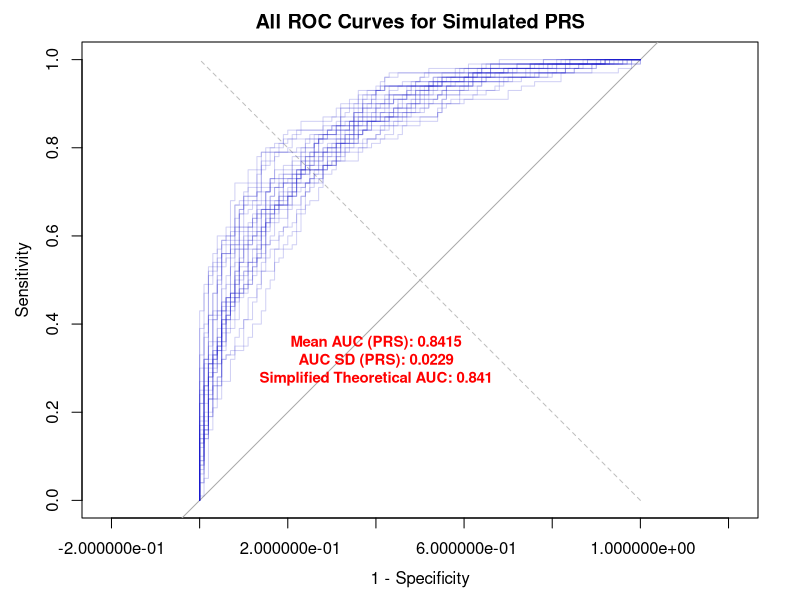

This chart was generated by the following R code:
library(stats)
library(pROC)

# 1. 参数设置与总体基因型生成
num_loci <- 100
min_maf <- 0.05
max_maf <- 0.5
n <- 100000
N_cases <- 100
N_controls <- 100
alpha_intercept <- -3
target_OR <- 1

set.seed(1)
p_pop_true <- runif(num_loci, min_maf, max_maf)

true_beta_j <- log(target_OR)
true_betas <- rep(true_beta_j, num_loci)

# 1.1 生成总人群基因型数据 (G)
genotypes <- matrix(NA, nrow = n, ncol = num_loci)
for (i in seq_len(num_loci)) {
  genotypes[, i] <- rbinom(n, 2, p_pop_true[i])
}
# 这里的 PRS 一般不需要标准化，但如果您想保持代码结构，可以继续使用
genotypes = apply(genotypes, 2, scale) 

# 2. 基于 Logistic 模型生成疾病状态 (Y)
LP_genetic <- genotypes %*% true_betas
LP_total <- alpha_intercept + LP_genetic
P_i_true <- exp(LP_total) / (1 + exp(LP_total))

set.seed(456)
Y <- rbinom(n, 1, P_i_true)

cat(sprintf("人群模拟流行率: %f (理论值 exp(alpha)/(1+exp(alpha)) 约为: %f)\n",
            mean(Y), exp(alpha_intercept) / (1 + exp(alpha_intercept))))
cat(sprintf("人群中Case数: %d\n", sum(Y)))

# 3. 病例-对照抽样
set.seed(123)
case_indices <- which(Y == 1)
control_indices <- which(Y == 0)

if (length(case_indices) < N_cases) {
  stop("病例数量不足！请增大总样本量 n 或减小 alpha_intercept。")
}
if (length(control_indices) < N_controls) {
  stop("对照数量不足！请增大总样本量 n 或减小 alpha_intercept。")
}

# 4. 模拟 GWAS 并构建 PRS (重复 30 次独立模拟)
n_sims <- 30
all_roc_objects <- vector("list", n_sims)
all_sim_auc_roc_results <- numeric(n_sims)

for (sim_iter in seq_len(n_sims)) {
  set.seed(100 + sim_iter)

  sampled_case_indices <- sample(case_indices, N_cases)
  sampled_control_indices <- sample(control_indices, N_controls)

  genotypes_sampled <- rbind(
    genotypes[sampled_case_indices, ],
    genotypes[sampled_control_indices, ]
  )
  Y_sampled <- c(Y[sampled_case_indices], Y[sampled_control_indices])

  genotypes_sampled_scaled <- apply(genotypes_sampled, 2, scale)
  colnames(genotypes_sampled_scaled) <- paste0("SNP_", seq_len(num_loci))
  data_train_df <- data.frame(Y = Y_sampled, genotypes_sampled_scaled)

  # GWAS：单SNP回归，稳健取beta
  individual_snp_betas <- numeric(num_loci)
  for (i in seq_len(num_loci)) {
    snp_name <- paste0("SNP_", i)
    formula <- as.formula(paste("Y ~", snp_name))
    current_model <- tryCatch(
      lm(formula, data = data_train_df),
      error = function(e) NULL
    )
    if (is.null(current_model)) {
      individual_snp_betas[i] <- 0
    } else {
      coefs <- coef(current_model)
      if (length(coefs) >= 2 && !is.na(coefs[2])) {
        individual_snp_betas[i] <- as.numeric(coefs[2])
      } else {
        individual_snp_betas[i] <- 0
      }
    }
  }

  # 构建 PRS 并计算 AUC
  y_hat <- as.numeric(genotypes_sampled_scaled %*% individual_snp_betas)
  roc_curve <- tryCatch(
    roc(Y_sampled, y_hat, quiet = TRUE),
    error = function(e) NULL
  )
  all_roc_objects[[sim_iter]] <- roc_curve
  all_sim_auc_roc_results[sim_iter] <- if (!is.null(roc_curve)) auc(roc_curve) else NA_real_
}

# 5. 结果分析与绘图
T_simplified <- sqrt(num_loci * (N_controls + N_cases) /
                     (2 * N_cases * N_controls))
AUC_theory <- pnorm(T_simplified)

pdf("/data2/qiuyue/PRS_simulation/all_ROC_curves_100_100_100.pdf", width = 8, height = 6)
valid_rocs <- Filter(Negate(is.null), all_roc_objects)
if (length(valid_rocs) > 0) {
  plot(valid_rocs[[1]], main = "All ROC Curves for Simulated PRS",
       print.auc = FALSE, col = rgb(0.1, 0.1, 0.8, 0.2), lwd = 1,
       legacy.axes = TRUE)
  lines(c(0, 1), c(0, 1), col = "gray", lty = 2)

  if (length(valid_rocs) > 1) {
    for (i in seq(2, length(valid_rocs))) {
      lines(valid_rocs[[i]], col = rgb(0.1, 0.1, 0.8, 0.2), lwd = 1)
    }
  }

  mean_auc_roc <- mean(all_sim_auc_roc_results, na.rm = TRUE)
  sd_auc_roc <- sd(all_sim_auc_roc_results, na.rm = TRUE)

  text_label <- paste0("Mean AUC (PRS): ", round(mean_auc_roc, 4), "\n",
                       "AUC SD (PRS): ", round(sd_auc_roc, 4), "\n",
                       "Simplified Theoretical AUC: ", round(AUC_theory, 3), "\n")
  text(0.6, 0.3, text_label, col = "red", cex = 0.9, font = 2)
} else {
  message("没有生成任何ROC曲线对象，无法绘图。")
}
dev.off()

cat("\n--- Simulation Results Summary ---\n")
cat("AUC for each simulation: ", all_sim_auc_roc_results, "\n")
cat("Mean AUC: ", mean(all_sim_auc_roc_results, na.rm = TRUE), "\n")
cat("AUC SD: ", sd(all_sim_auc_roc_results, na.rm = TRUE), "\n")
cat("Simplified Theoretical AUC: ", AUC_theory, "\n")
